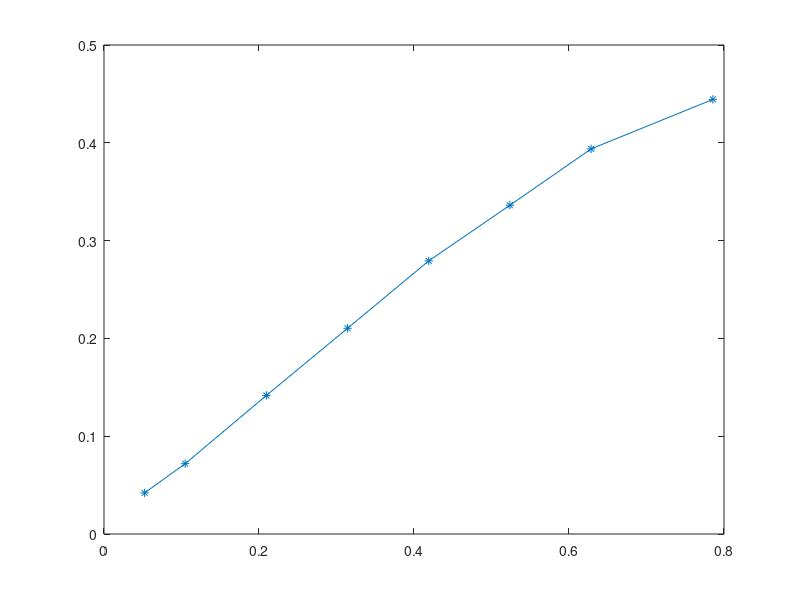

MATLAB code for this plot:
TipVelocity=[0.0523785510000000	0.104757101000000	0.209514194000000	0.314271292000000	0.419028389000000	0.523785507000000	0.628542583000000	0.785678229000000];
AveragedVelocity=[0.0420213890000000	0.0719126100000000	0.141669603000000	0.210345933000000	0.279269608000000	0.336161723000000	0.393773330000000	0.444374816000000];
CriticalVelocity=[0.0190429690000000	0.0405273440000000	0.0981445310000000	0.149902344000000	0.181152344000000	0.216902344000000	0.234863281000000	0.260159643000000];



% plot(TipVelocity);
% hold on;
% plot(AveragedVelocity);
% plot(CriticalVelocity);
% cftool(TipVelocity,AveragedVelocity)
plot(TipVelocity,AveragedVelocity,'*-')